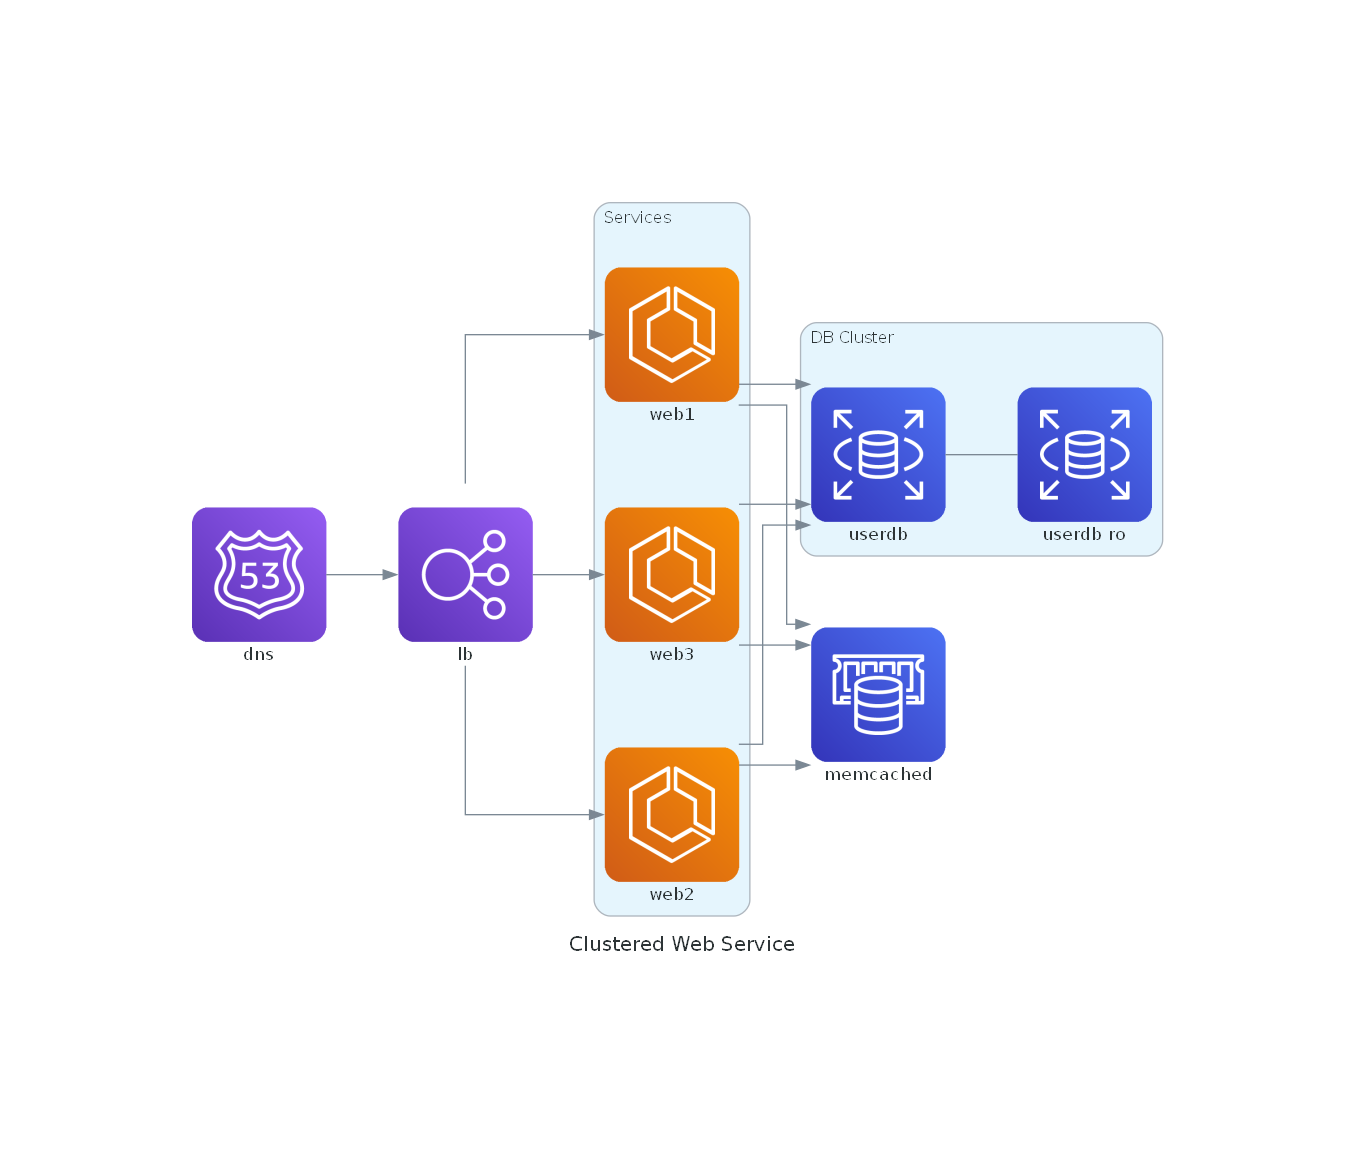

This chart was generated by the following Python code:
"""

1. Install graphviz
2. Test graphviz installation `dot -V`
3. Install diagrams: `uv tool install diagrams`

"""

from pathlib import Path

from diagrams import Cluster, Diagram
from diagrams.aws.compute import ECS
from diagrams.aws.database import ElastiCache, RDS
from diagrams.aws.network import ELB, Route53

# Store diagram using the same filename as the python file.
diagram_filename = Path(__file__).with_suffix("")

with Diagram("Clustered Web Service", filename=diagram_filename, show=False):
    dns = Route53("dns")
    lb = ELB("lb")

    with Cluster("Services"):
        svc_group = [ECS("web1"), ECS("web2"), ECS("web3")]

    with Cluster("DB Cluster"):
        db_primary = RDS("userdb")
        db_primary - [RDS("userdb ro")]

    memcached = ElastiCache("memcached")

    dns >> lb >> svc_group
    svc_group >> db_primary
    svc_group >> memcached
